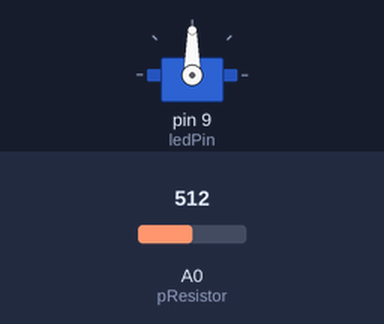
Recording of a sketch running on a simulated Arduino Uno, built with avr-gcc and run on an emulated ATmega328P. Parts: servo. The test bench sets the inputs (shaded band); at power-on: A0 (pResistor) = 512.

Above: at 0.05 s.
At 1.5 s:
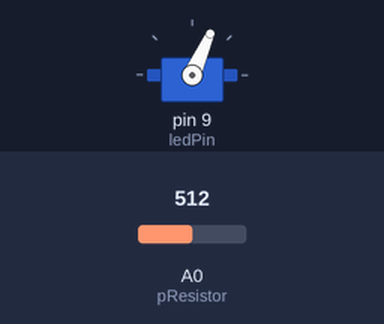
At 3.0 s:
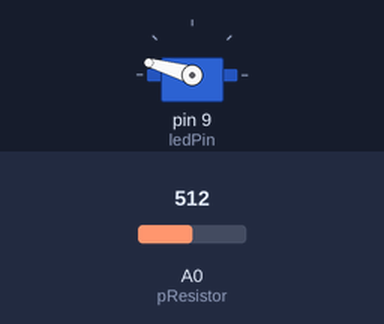
At 5.95 s:
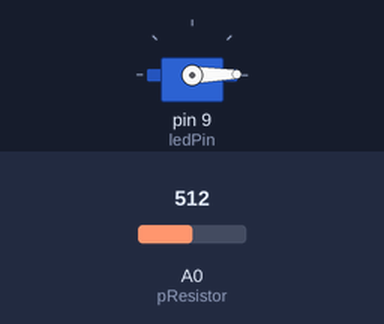
Timing chart, 0 to 7.7 s (numbered marks = the images above):
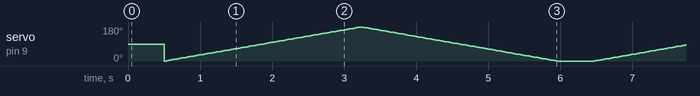

The sketch:

servo.ino
```cpp
#include <Servo.h>

Servo myservo;  // create servo object to control a servo
// twelve servo objects can be created on most boards

const int pResistor = A0; // Photoresistor at Arduino analog pin A0
const int ledPin=9;       // Led pin at Arduino pin 9

int pos = 0;    // variable to store the servo position
int value;          // Store value from photoresistor (0-1023)

void setup() {
  myservo.attach(9);  // attaches the servo on pin 9 to the servo object
  pinMode(ledPin, OUTPUT);  // Set lepPin - 9 pin as an output
  pinMode(pResistor, INPUT);// Set pResistor - A0 pin as an input (optional)

}

void loop() {
  value = analogRead(pResistor);
  if (value > 25){  //when light intensity is low
    pos=0;  //let position be zero in order to rotate from 0 to 180 degrees
  }
  else{
    pos=180;  //let position be 180 in order to rotate from 180 to 0 degrees
  }

  delay(500); //Small delay
  for (pos = 0; pos <= 180; pos += 1) { // goes from 0 degrees to 180 degrees
    // in steps of 1 degree
    myservo.write(pos);              // tell servo to go to position in variable 'pos'
    delay(15);                       // waits 15ms for the servo to reach the position
  }
  for (pos = 180; pos >= 0; pos -= 1) { // goes from 180 degrees to 0 degrees
    myservo.write(pos);              // tell servo to go to position in variable 'pos'
    delay(15);                       // waits 15ms for the servo to reach the position
  }
}
```
